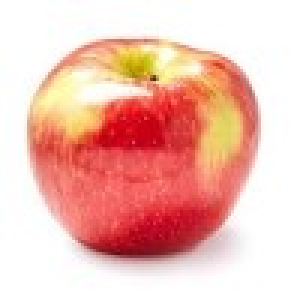
#> input picture images/apple1.jpg, 100 x 100 px, found by its file name (shown 3 times larger)
$ jupyter execute --allow-errors 'Image Classification.ipynb'
#> lines starting #> are read from the running program, lines starting #| are printed output that depends on the picture
[cell 1]
import cv2
import numpy as np
import matplotlib.pyplot as plt

[cell 2]
# Generate 20 known data points
trainData = np.random.randint(0,100,(20,2)).astype(np.float32)

# Labels each data point
labels = np.random.randint(0,2,(20,1)).astype(np.float32)

# When label = 0 show as red traingle
red = trainData[labels.ravel()==0]
plt.scatter(red[:,0], red[:,1],80,'r','^')

# When label = 1 show as red traingle
blue = trainData[labels.ravel()==1]
plt.scatter(blue[:,0], blue[:,1],80,'b','s')


# Test Point
test = np.random.randint(0,100,(1,2)).astype(np.float32)
plt.scatter(test[:,0],test[:,1],80,'g','o')
plt.show()
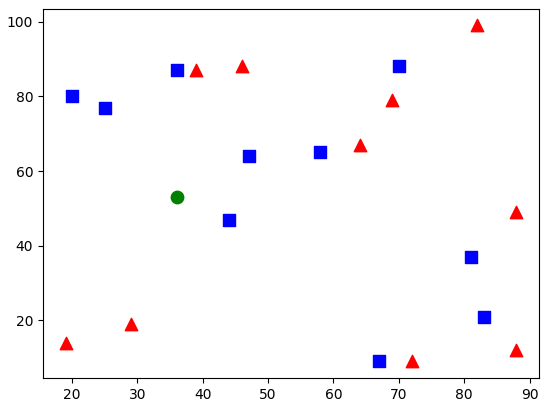
#> figure drawn by matplotlib, 1 panel

[cell 3]
# Implement K-NN

knn = cv2.ml.KNearest_create()
knn.train(trainData, cv2.ml.ROW_SAMPLE, labels)
res, results, neighbours, dist = knn.findNearest(test,7)

print('result', results)
print('neighbours', neighbours)
print('distance', dist)

# Image Classification using k-NN

[cell 4]
# Import the images
img1 = cv2.imread('images/apple1.jpg',0)
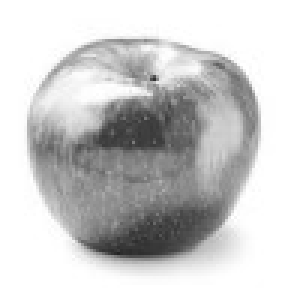
#> img1: shape (100, 100) (shown 3 times larger); min 35, max 255, mean 204.8
img2 = cv2.imread('images/apple2.jpg',0)
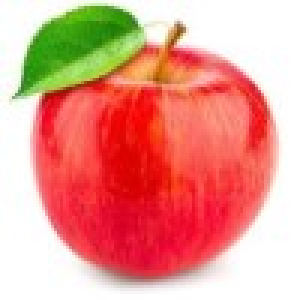
#> input picture images/apple2.jpg, 100 x 100 px, found by its file name (shown 3 times larger)
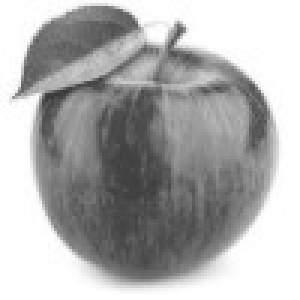
#> img2: shape (100, 100) (shown 3 times larger); min 56, max 255, mean 175.2
img3 = cv2.imread('images/apple3.jpg',0)
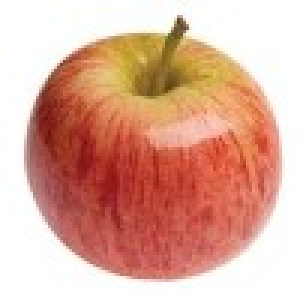
#> input picture images/apple3.jpg, 100 x 100 px, found by its file name (shown 3 times larger)
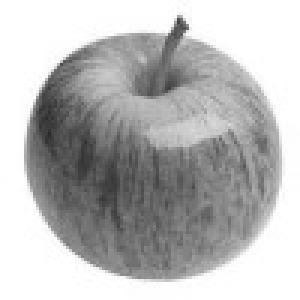
#> img3: shape (100, 100) (shown 3 times larger); min 42, max 255, mean 184.9

img4 = cv2.imread('images/banana1.jpg',0)
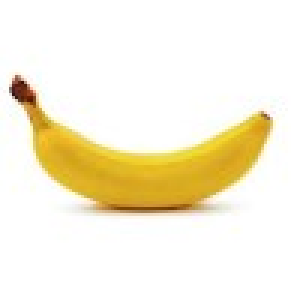
#> input picture images/banana1.jpg, 100 x 100 px, found by its file name (shown 3 times larger)
#> img4: shape (100, 100); min 28, max 255, mean 240.7
img5 = cv2.imread('images/banana2.jpg',0)
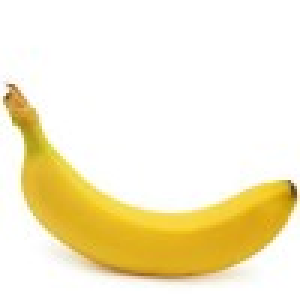
#> input picture images/banana2.jpg, 100 x 100 px, found by its file name (shown 3 times larger)
#> img5: shape (100, 100); min 62, max 255, mean 236.7
img6 = cv2.imread('images/banana3.jpg',0)
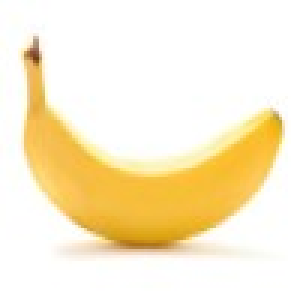
#> input picture images/banana3.jpg, 100 x 100 px, found by its file name (shown 3 times larger)
#> img6: shape (100, 100); min 74, max 255, mean 238.9

test = cv2.imread('images/apple4.jpg',0)

[cell 5]
# Combine the images into one array
train = np.concatenate((img1, img2, img3, img4, img5, img6), axis=0)
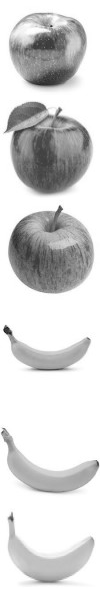
#> train: shape (600, 100); min 28, max 255, mean 213.5

# Prepare train and test datasets
train = train.reshape(-1,10000).astype(np.float32)
#> (the rest of this cell did not finish here and is left out)

[cell 6]
train.shape
#> Out = (6, 10000)
